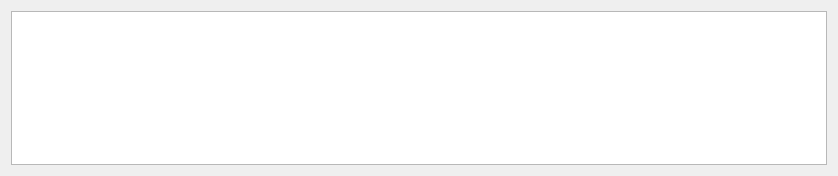
<?xml version="1.0" encoding="UTF-8"?>
<ui version="4.0">
 <class>logWin</class>
 <widget class="QWidget" name="logWin">
  <property name="geometry">
   <rect>
    <x>0</x>
    <y>0</y>
    <width>838</width>
    <height>176</height>
   </rect>
  </property>
  <property name="windowTitle">
   <string>Status</string>
  </property>
  <layout class="QVBoxLayout" name="verticalLayout">
   <item>
    <widget class="QTextBrowser" name="tBrLog"/>
   </item>
  </layout>
 </widget>
 <resources/>
 <connections/>
</ui>
